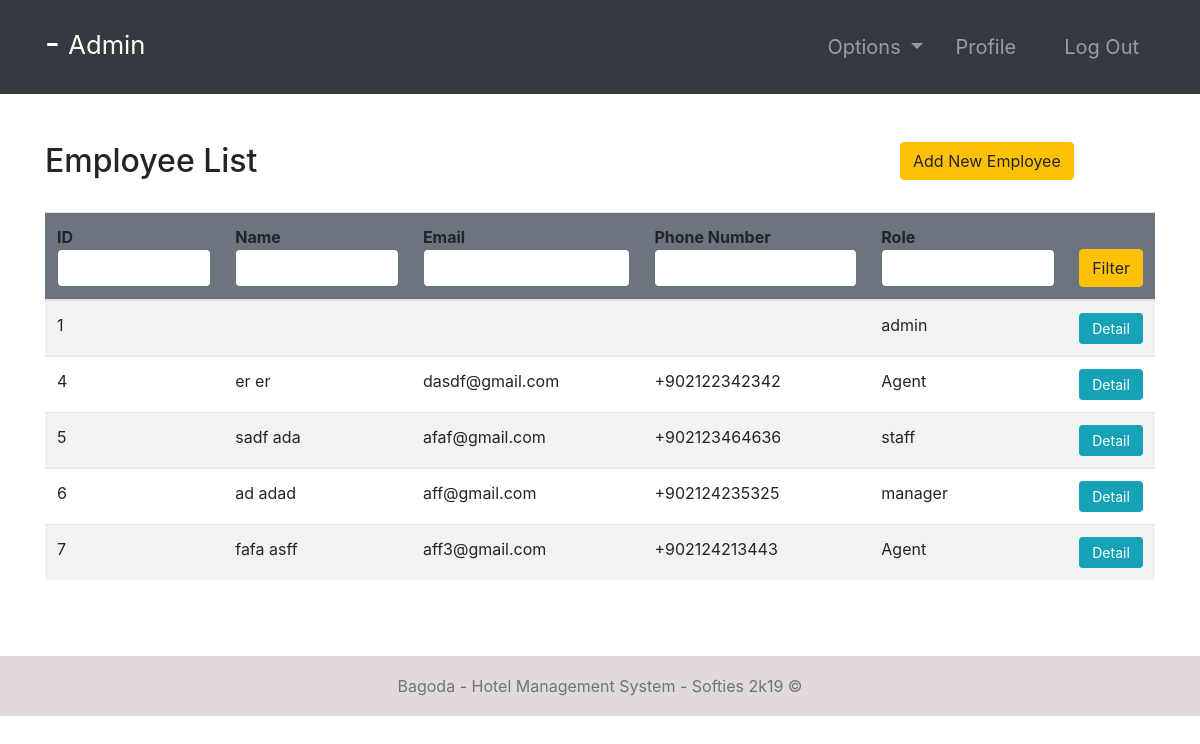
Screenshot of /employees/ (signed in) with the database file from the repository.
### accounts/models.py (models this page shows, shortened)
class Employee(models.Model):
    user = models.OneToOneField(User, null=True, on_delete=models.CASCADE)
    phoneNumber = PhoneNumberField(unique=True)
    salary = models.FloatField()

### accounts/views.py (the view, shortened to what this page needs)
# urls.py: path('employees/', employees, name="employees"),
@login_required(login_url='login')
def employees(request):
    role = str(request.user.groups.all()[0])
    path = role + "/"
    employees = Employee.objects.all()
    context = {
        "role": role,
        "employees": employees
    }
    return render(request, path + "employees.html", context)

### Templates/admin/employees.html
{% extends '../index.html' %}
{% block context %}
{% include '../common_pages/authorized-employees.html' %}
{% endblock %}

### Templates/incs/nav.html (shortened to what this page needs)
<nav class="navbar navbar-dark bg-dark navbar-expand-lg py-3 " role="navigation">
    <div class="container">
        <a href="" class="navbar-brand">
            <h2 class="text-capitalize">
                {{ request.user.first_name }} {{ request.user.last_name }} -
                {% if role != "receptionist" %}
                <small>
                    {{ role }}
                </small>
                {% else %}
                <small>
                    Agent
                </small>
                {% endif %}
            </h2>
        </a>
        <div class="collapse navbar-collapse" id="navbarTags">
            <ul class="navbar-nav ml-auto">
                <li class="nav-item dropdown p-2">
                    <a class="nav-link dropdown-toggle" href="#" id="navbarDropdown" role="button"
                        data-toggle="dropdown" aria-haspopup="true" aria-expanded="false">
                        Options
                    </a>
                </li>
                <li class="nav-item mr-3 p-2">
                    {% if role == 'staff' or role == 'receptionist' or role == 'admin' or role == 'manager' %}
                    <a href="{% url 'employee-profile' user.id %}" class="nav-link">Profile</a>
                    {% endif %}
                </li>
                <li class="nav-item p-2 ">
                    <a href="{% url 'logout' %}" class="nav-link">Log Out</a>
                </li>
            </ul>
        </div>
    </div>
</nav>

### Templates/common_pages/authorized-employees.html (shortened to what this page needs)
<div class="container py-5">
    <div class="table-header row">
        <div class="col-sm-12 col-md-12 col-lg-9 mb-4">
            <h2>Employee List</h2>
        </div>
        {% if  role == "manager" or role == "admin"%}
        <div class="col-sm-12 col-md-12 col-lg-3 mb-4">
            <a href="{% url 'add-employee' %}" class="btn btn-warning">Add New Employee</a>
        </div>
        {% endif %}
    </div>
    <table class="table table-hover table-striped">
        <thead class="bg-secondary rounded">
            <tr>
                <form action="" method="POST">
                    <th>ID<input type="int" name="id" value="{{id}}" class="form-control border border-secondary"></th>
                    <th>Name<input type="text" name="name" value="{{name}}"
                            class="form-control border border-secondary"></th>
                    <th>Email<input type="text" name="email" value="{{email}}"
                            class="form-control border border-secondary"></th>
                    <th>Phone Number<input type="number" name="number" value="{{number}}"
                            class="form-control border border-secondary">
                    <th>Role<input type="text" name="filterRole" value="{{filterRole}}"
                            class="form-control border border-secondary"></th>
                    <th><button type="submit" name="filter" class="btn btn-warning w-100">Filter</button></th>
                </form>
            </tr>
        </thead>
        <tbody>
            {% for employee in employees %}
            <tr>
                <td>{{ employee.user.id }}</td>
                <td>{{ employee.user.first_name }} {{ employee.user.last_name }}</td>
                <td>{{ employee.user.email }}</td>
                <td>{{ employee.phoneNumber }}</td>
                {% if employee.user.groups.first.name != "receptionist" %}
                <td>{{ employee.user.groups.first }}</td>
                {% else %}
                <td>Agent</td>
                {% endif %}
                <td> <a href="{% url 'employee-profile' employee.user.id  %}"
                        class="btn btn-sm btn-info w-100">Detail</a>
                </td>
            </tr>
            {% endfor %}
        </tbody>
    </table>
</div>

### static/css/main.css (style rules this page uses)
* { margin: 0; padding: 0; -webkit-font-smoothing: antialiased; }
body { position: relative; }
nav .nav-item { font-size: 20px; }

### rows the page displays
Employee: user.id "1", user.groups.first "admin"
Employee: user.id "4", user.first_name "er", user.last_name "er", user.email "dasdf@gmail.com", phoneNumber "+902122342342", shows "Agent"
Employee: user.id "5", user.first_name "sadf", user.last_name "ada", user.email "afaf@gmail.com", phoneNumber "+902123464636", user.groups.first "staff"
Employee: user.id "6", user.first_name "ad", user.last_name "adad", user.email "aff@gmail.com", phoneNumber "+902124235325", user.groups.first "manager"
Employee: user.id "7", user.first_name "fafa", user.last_name "asff", user.email "aff3@gmail.com", phoneNumber "+902124213443", shows "Agent"

### other values shown
{{ role }} "Admin"
